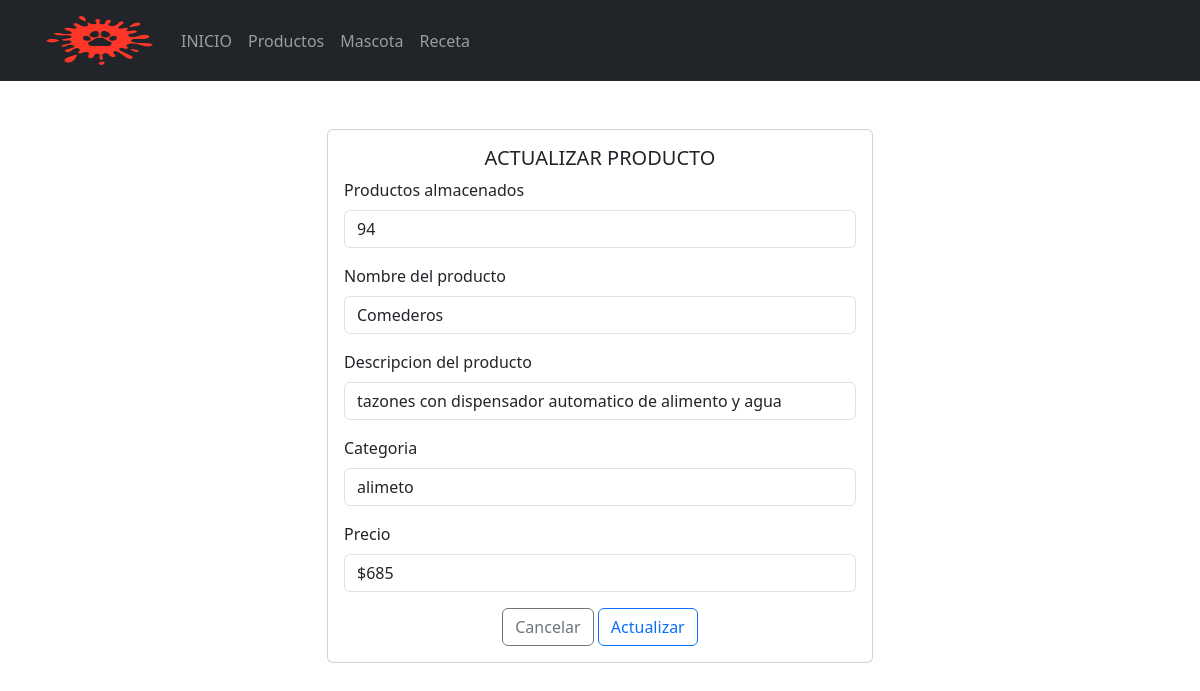
The page /Formularios/productos/actualizar.php?Id=12 on the database its author committed.
### tables this page shows
CREATE TABLE `productos` (
  `idproveedor` int(10) NOT NULL,
  `almacen` int(10) NOT NULL,
  `nombre` varchar(100) NOT NULL DEFAULT '1',
  `descripcion` varchar(100) NOT NULL,
  `categoria` varchar(100) NOT NULL,
  `precio` varchar(100) NOT NULL
);

### Formularios/productos/actualizar.php (the view, shortened to what this page needs)
<!doctype html>
<html lang="es">
<head>
    <link rel="stylesheet" href="<?php echo base_url; ?>css/bootstrap.min.css">
<body>
    <header>
        <nav class="navbar navbar-expand-lg bg-dark" data-bs-theme="dark">
            <div class="container">
                <a class="navbar-brand" href="<?php echo base_url; ?>">
                    <img src="<?php echo base_url; ?>img/logo.png" alt="logo" height="55" width="115">
                </a>
                <div class="collapse navbar-collapse" id="mi-menu">
                    <ul class="navbar-nav">
                        <li class="nav-item">
                            <a class="nav-link" href="<?php echo base_url; ?>">INICIO</a>
                        </li>
                        <li class="nav-item">
                            <a class="nav-link" href="<?php echo base_url; ?>Formularios/productos/index.php">Productos</a>
                        </li>
                        <li class="nav-item">
                            <a class="nav-link" href="<?php echo base_url; ?>Formularios/mascota/index.php">Mascota</a>
                        </li>
                        <li class="nav-item">
                            <a class="nav-link" href="<?php echo base_url; ?>Formularios/marcas/index.php">Receta</a>
                        </li>
                    </ul>
                </div>
            </div>
        </nav>
    </header>
    <div class="container mt-5 mb-5">
        <div class="row justify-content-center">
            <div class="col-md-6">
                <div class="card">
                    <div class="card-body">
                        <h5 class="card-title text-center">ACTUALIZAR PRODUCTO</h5>
                        <form action="<?php echo base_url; ?>CRUDP/editarDatos.php" method="post">
                            <?php
                            include_once("../../config/conexion.php");
                            $sql = "SELECT * FROM productos WHERE idproveedor =" . $_REQUEST['Id'];
                            $resultado = $conexion->query($sql);
                            $row = $resultado->fetch_assoc();
                            ?>
                            <div class="mb-3">
                                <label for="almacen" class="form-label">Productos almacenados</label>
                                <input type="text" class="form-control" id="almacen" name="almacen" placeholder="Productos almacenados" value="<?php echo $row['almacen'] ?>">
                            </div>
                            <div class="mb-3">
                                <label for="nombre" class="form-label">Nombre del producto</label>
                                <input type="text" class="form-control" id="nombre" name="nombre" placeholder="Nombre del producto" value="<?php echo $row['nombre'] ?>">
                            </div>
                            <div class="mb-3">
                                <label for="descripcion" class="form-label">Descripcion del producto</label>
                                <input type="text" class="form-control" id="descripcion" name="descripcion" placeholder="descripcion del productco" value="<?php echo $row['descripcion'] ?>">
                            </div>
                            <div class="mb-3">
                                <label for="categoria" class="form-label">Categoria</label>
                                <input type="text" class="form-control" id="categoria" name="categoria" placeholder="categoria" value="<?php echo $row['categoria'] ?>">
                            </div>
                            <div class="mb-3">
                                <label for="precio" class="form-label">Precio</label>
                                <input type="text" class="form-control" id="precio" name="precio" placeholder="Precio" value="<?php echo $row['precio'] ?>">
                            </div>
                            <div class="text-center">
                                <a href="../productos/index.php" type="submit" class="btn btn-outline-secondary">Cancelar</a>
                                <button type="submit" class="btn btn-outline-primary">Actualizar</button>
                            </div>
                        </form>
                    </div>
                </div>
            </div>
        </div>
    </div>
</body>
</html>

### rows shown on the page
productos: almacen "94", nombre "Comederos", descripcion "tazones con dispensador automatico de alimento y agua", categoria "alimeto", precio "$685"
